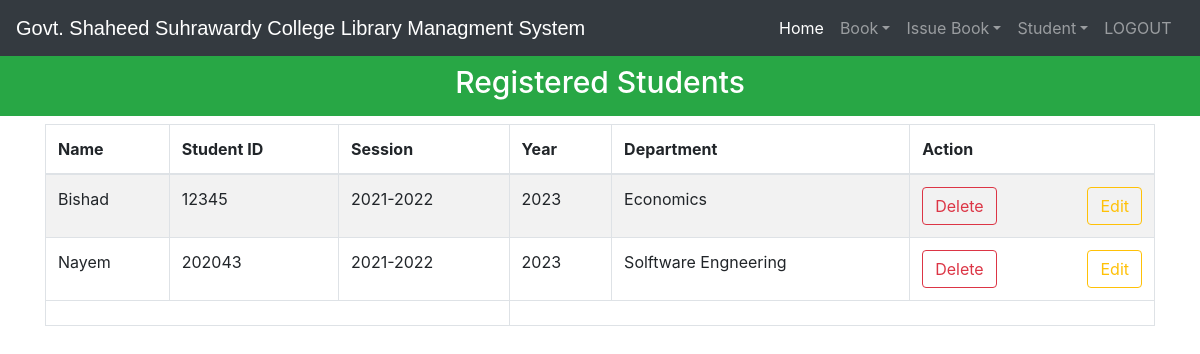
Page /viewstudent (signed in) on the earlier database version.
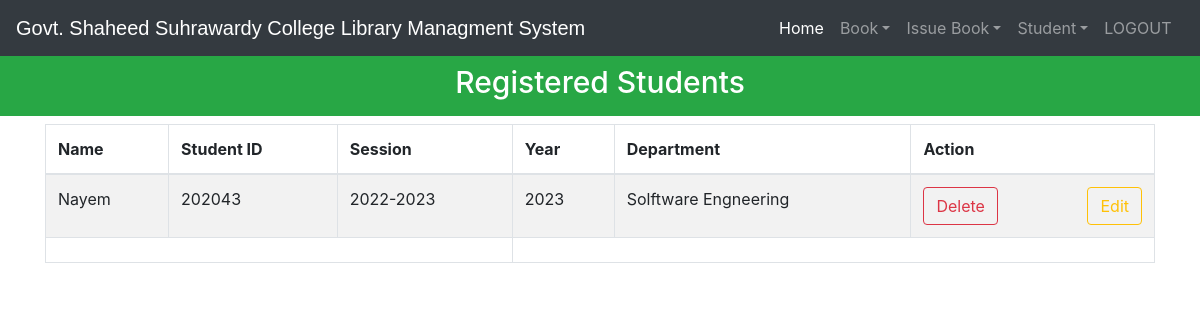
Same page on the later database version.
### library/models.py (models this page shows, shortened)
class StudentExtra(models.Model):
    user = models.OneToOneField(User, on_delete=models.CASCADE)
    student_id = models.CharField(max_length=40, unique=True)  # Set your default value here
    department_name = models.CharField(max_length=100, default="Unknown Department")  # Set your default value here
    session = models.CharField(max_length=20, default="")  # Set your default value here
    educational_year = models.PositiveIntegerField(default=2023)  # Set your default value here
    @property
    def get_name(self):
        return self.user.first_name

### library/views.py (the view)
# urls.py: path('viewstudent', views.viewstudent_view),
@login_required(login_url='adminlogin')
@user_passes_test(is_admin)
def viewstudent_view(request):
    students=models.StudentExtra.objects.all()
    return render(request,'library/viewstudent.html',{'students':students})

### library/views.py (called while the page is built)
def is_admin(user):
    return user.groups.filter(name='ADMIN').exists()

### templates/library/viewstudent.html (shortened to what this page needs)
<!DOCTYPE html>
<html lang="en" dir="ltr">
  <head>
  </head>
  <body>
    {% include "library/navbaradmin.html" %}
    <br>
    <br>
    <h3 class="p-3 mb-2 bg-success text-white" style = 'font-size: 30px;text-align:center;'>Registered Students</h3>
    {% if students%}
<div class="container">
  <table class="table table-hover table-condensed table-striped table-bordered">
    <thead>
    <tr>
    <th>Name</th>
    <th>Student ID</th>
    <th>Session</th>
    <th>Year</th>
    <th>Department</th>
    <th>Action</th>
    </tr>
    </thead>
    <tfoot>
    <tr>
    <td colspan="3">
    </td>
    </tr>
    </tfoot>
    <tbody>
      {% for s in students %}
        <tr>
          <td>{{s.get_name}}</td>
          <td>{{s.student_id}}</td>
          <td>{{s.session}}</td>
          <td>{{s.educational_year}}</td>
          <td>{{s.department_name}}</td>
          <td>
            <div class=btn-dlt-edt>
              <form action="{% url 'remove-student-admin' %}">
                <button type="submit" pid="{{s.pk}}" class="btn btn-outline-danger">Delete</button>
              </form>
              <a href="{% url 'edit-student' s.pk %}" class="btn btn-outline-warning">Edit</a>
            </div>
          </td>
        </tr>
      {% endfor %}
    </tbody>
    </table>
</div>
{%else%}
<h1> No Student Registered in Library</h1>
{%endif%}
<br><br><br><br><br><br>
<br><br><br>
  {% include "library/footer.html" %}
  </body>
</html>

Differences in the rows shown:
removed StudentExtra: get_name "Bishad", student_id "12345", session "2021-2022", educational_year "2023", department_name "Economics"
changed StudentExtra "Solftware Engneering": session "2021-2022" → "2022-2023"
